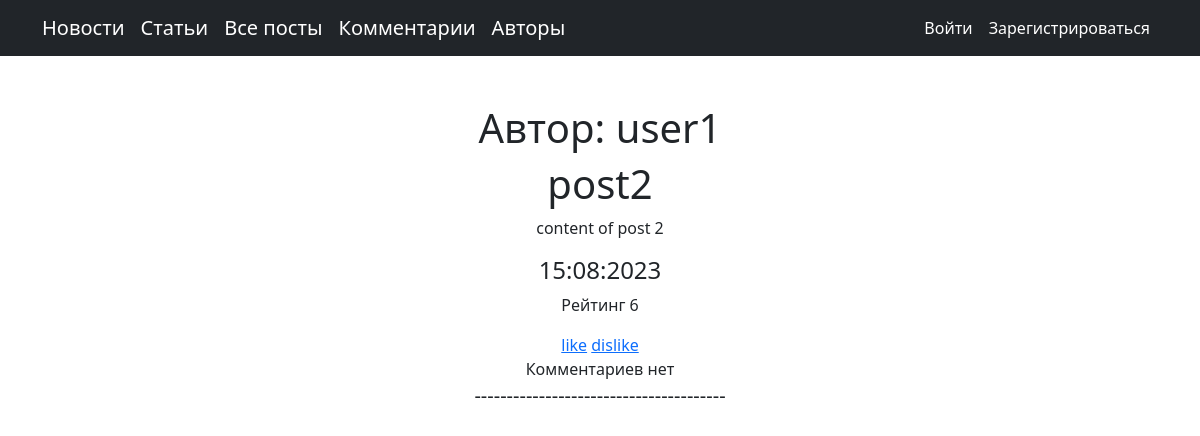
/article/2/, run on an earlier commit of the app's database.
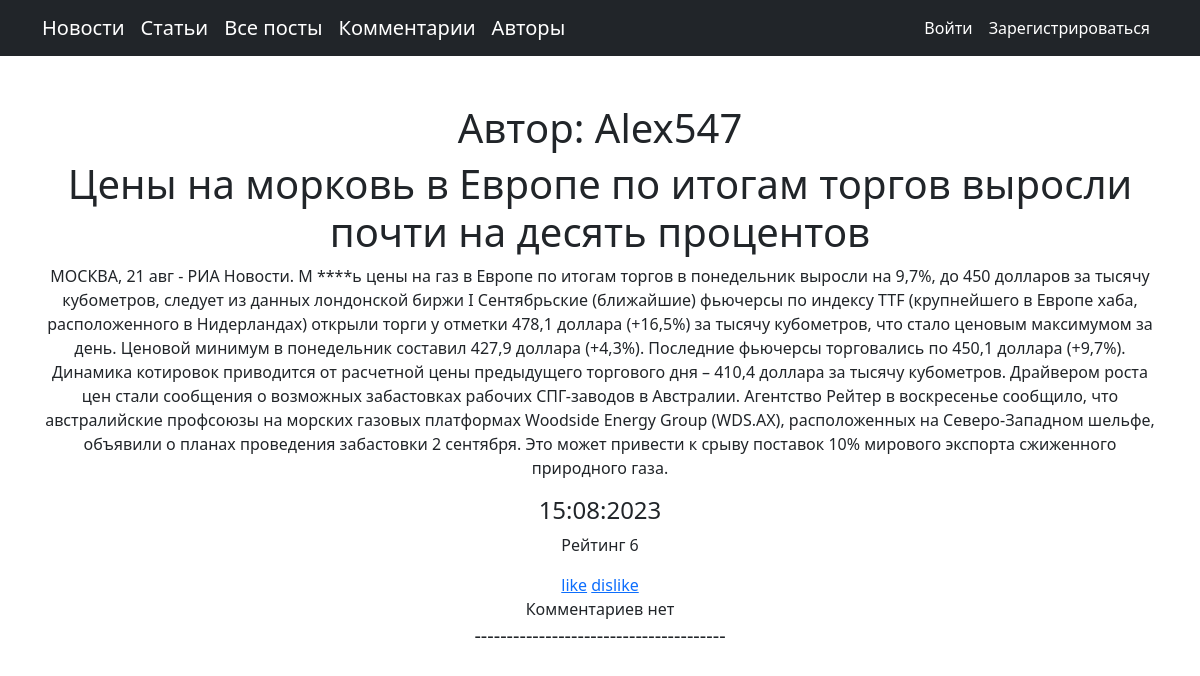
And on a later commit of the database.
### newsportal/models.py (models this page shows, shortened)
class Post(models.Model):
    author = models.ForeignKey(Author, on_delete=models.CASCADE, verbose_name='Автор')
    type_post = models.CharField(max_length=1, choices=POSTS, verbose_name='Тип поста')
    time_created = models.DateTimeField(auto_now_add=True, verbose_name='Дата создания')
    category = models.ManyToManyField(Category, through="PostCategory", verbose_name='Категория')
    title =  models.CharField(max_length=255, verbose_name='Оглавление')
    content = models.TextField( verbose_name='Содержание')
    rating = models.SmallIntegerField(default=0, verbose_name='Рейтинг')

class Author(models.Model):
    author = models.OneToOneField(User, on_delete=models.CASCADE)
    rating = models.SmallIntegerField(default=0)
    def __str__(self):
        return self.author.username

### newsportal/views.py (the view)
# urls.py: path('article/<int:pk>/', DetailArticle.as_view(), name='one_article'),
class DetailArticle(DetailView):
    model = Post
    template_name = 'newsportal/one_article.html'
    context_object_name = 'article'
    def get_context_data(self, **kwargs):
        post = get_object_or_404(Post, id=self.kwargs['pk'])
        context = super().get_context_data(**kwargs)
        context['author1'] = str(post.author)
        context['admin'] = 'admin'
        return context

### newsportal/templatetags/custom_filters.py (called while the page is built)
@register.filter()
def censor(value:str):
   swear_words = ('банан', 'морков', 'карто', 'броккол', 'ананас',
                  'Банан', 'Морков', 'Карто', 'Броккол', 'Ананас',)
   for word in swear_words:
      if word in value:
          value = value.replace(word, '****')
   return value

### newsportal/templates/newsportal/one_article.html (shortened to what this page needs)
{% extends 'newsportal/default.html' %}
{% load custom_filters %}
{% block content %}
<h1>Автор: {{ article.author }}</h1>
<h1>{{ article.title }}</h1>
<p>{{ article.content|censor }}</p>
<h4>{{ article.time_created|date:'d:m:Y' }}</h4>
<p>Рейтинг {{ article.rating }}</p>
<a href="{% url 'like_article' article.pk %}">like</a>
<a href="{% url 'dislike_article' article.pk %}">dislike</a>
{% if  article.comment_set.all %}
<br>
Комментарии: {% for comment in article.comment_set.all %}
{{ comment.user }} <br> <a href="{% url 'showcomment' comment.pk %}">{{ comment.content|censor }}</a>
<br> рейтинг  {{ comment.rating }}<hr>
{% endfor %}
{% else %}<br> Комментариев нет
{% endif %}
{% endblock content %}

What changed in the data, as far as the page shows it:
changed Post: author "user1" → "Alex547"; title "post2" → "Цены на морковь в Европе по итогам торгов выросли почти на десять процентов"; content|censor "content of post 2" → "МОСКВА, 21 авг - РИА Новости. M ****ь цены на газ в Европе по итогам торгов в понедельник выросли на 9,7%, до 450 долларов за тысячу кубометров, следует из данных лондонской биржи I Сентябрьские (ближайшие) фьючерсы по индексу TTF (крупнейшего в Европе хаба, расположенного в Нидерландах) открыли торги у отметки 478,1 доллара (+16,5%) за тысячу кубометров, что стало ценовым максимумом за день. Ценовой минимум в понедельник составил 427,9 доллара (+4,3%). Последние фьючерсы торговались по 450,1 доллара (+9,7%). Динамика котировок приводится от расчетной цены предыдущего торгового дня – 410,4 доллара за тысячу кубометров. Драйвером роста цен стали сообщения о возможных забастовках рабочих…"
